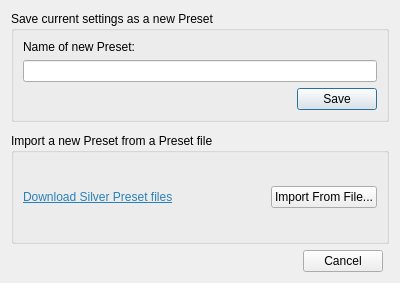
<?xml version="1.0" encoding="UTF-8"?>
<ui version="4.0">
 <class>AddPreset</class>
 <widget class="QDialog" name="AddPreset">
  <property name="geometry">
   <rect>
    <x>0</x>
    <y>0</y>
    <width>400</width>
    <height>283</height>
   </rect>
  </property>
  <property name="windowTitle">
   <string>Dialog</string>
  </property>
  <layout class="QGridLayout" name="gridLayout_2">
   <item row="2" column="0" colspan="3">
    <widget class="QGroupBox" name="groupBox_2">
     <property name="title">
      <string>Import a new Preset from a Preset file</string>
     </property>
     <layout class="QHBoxLayout" name="horizontalLayout">
      <item>
       <widget class="QLabel" name="label_2">
        <property name="text">
         <string>&lt;html&gt;&lt;head/&gt;&lt;body&gt;&lt;p&gt;&lt;a href=&quot;https://github.com/Sonic-DE/silver-theme/discussions/102&quot;&gt;&lt;span style=&quot; text-decoration: underline; color:#2980b9;&quot;&gt;Download Silver Preset files&lt;/span&gt;&lt;/a&gt;&lt;/p&gt;&lt;/body&gt;&lt;/html&gt;</string>
        </property>
        <property name="textFormat">
         <enum>Qt::AutoText</enum>
        </property>
        <property name="openExternalLinks">
         <bool>true</bool>
        </property>
       </widget>
      </item>
      <item>
       <widget class="QPushButton" name="importButton">
        <property name="sizePolicy">
         <sizepolicy hsizetype="Fixed" vsizetype="Fixed">
          <horstretch>0</horstretch>
          <verstretch>0</verstretch>
         </sizepolicy>
        </property>
        <property name="text">
         <string>Import From File...</string>
        </property>
        <property name="icon">
         <iconset theme="document-import">
          <normaloff>.</normaloff>.</iconset>
        </property>
       </widget>
      </item>
     </layout>
    </widget>
   </item>
   <item row="3" column="0">
    <spacer name="horizontalSpacer">
     <property name="orientation">
      <enum>Qt::Horizontal</enum>
     </property>
     <property name="sizeHint" stdset="0">
      <size>
       <width>40</width>
       <height>20</height>
      </size>
     </property>
    </spacer>
   </item>
   <item row="3" column="1">
    <widget class="QPushButton" name="pushButton">
     <property name="sizePolicy">
      <sizepolicy hsizetype="Fixed" vsizetype="Fixed">
       <horstretch>0</horstretch>
       <verstretch>0</verstretch>
      </sizepolicy>
     </property>
     <property name="text">
      <string>Cancel</string>
     </property>
     <property name="icon">
      <iconset theme="dialog-cancel"/>
     </property>
    </widget>
   </item>
   <item row="0" column="0" colspan="3">
    <widget class="QGroupBox" name="groupBox">
     <property name="title">
      <string>Save current settings as a new Preset</string>
     </property>
     <layout class="QGridLayout" name="gridLayout">
      <item row="3" column="1">
       <widget class="QDialogButtonBox" name="buttonBox">
        <property name="orientation">
         <enum>Qt::Horizontal</enum>
        </property>
        <property name="standardButtons">
         <set>QDialogButtonBox::Save</set>
        </property>
       </widget>
      </item>
      <item row="1" column="0" colspan="2">
       <widget class="QLineEdit" name="presetName"/>
      </item>
      <item row="0" column="0">
       <widget class="QLabel" name="label">
        <property name="text">
         <string>Name of new Preset:</string>
        </property>
        <property name="buddy">
         <cstring>presetName</cstring>
        </property>
       </widget>
      </item>
     </layout>
    </widget>
   </item>
   <item row="1" column="0">
    <spacer name="verticalSpacer">
     <property name="orientation">
      <enum>Qt::Vertical</enum>
     </property>
     <property name="sizeType">
      <enum>QSizePolicy::Fixed</enum>
     </property>
     <property name="sizeHint" stdset="0">
      <size>
       <width>20</width>
       <height>5</height>
      </size>
     </property>
    </spacer>
   </item>
  </layout>
 </widget>
 <tabstops>
  <tabstop>presetName</tabstop>
  <tabstop>importButton</tabstop>
  <tabstop>pushButton</tabstop>
 </tabstops>
 <resources/>
 <connections>
  <connection>
   <sender>buttonBox</sender>
   <signal>accepted()</signal>
   <receiver>AddPreset</receiver>
   <slot>accept()</slot>
   <hints>
    <hint type="sourcelabel">
     <x>217</x>
     <y>121</y>
    </hint>
    <hint type="destinationlabel">
     <x>157</x>
     <y>170</y>
    </hint>
   </hints>
  </connection>
  <connection>
   <sender>buttonBox</sender>
   <signal>rejected()</signal>
   <receiver>AddPreset</receiver>
   <slot>reject()</slot>
   <hints>
    <hint type="sourcelabel">
     <x>285</x>
     <y>121</y>
    </hint>
    <hint type="destinationlabel">
     <x>286</x>
     <y>170</y>
    </hint>
   </hints>
  </connection>
  <connection>
   <sender>pushButton</sender>
   <signal>clicked()</signal>
   <receiver>AddPreset</receiver>
   <slot>reject()</slot>
   <hints>
    <hint type="sourcelabel">
     <x>361</x>
     <y>248</y>
    </hint>
    <hint type="destinationlabel">
     <x>249</x>
     <y>237</y>
    </hint>
   </hints>
  </connection>
 </connections>
</ui>
